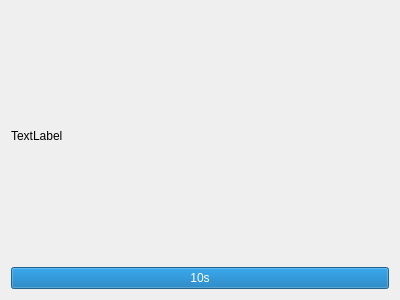
<?xml version="1.0" encoding="UTF-8"?>
<ui version="4.0">
 <class>countdownWidget</class>
 <widget class="QFrame" name="countdownWidget">
  <property name="geometry">
   <rect>
    <x>0</x>
    <y>0</y>
    <width>400</width>
    <height>300</height>
   </rect>
  </property>
  <property name="windowTitle">
   <string>Form</string>
  </property>
  <layout class="QVBoxLayout" name="verticalLayout">
   <item>
    <widget class="QLabel" name="lblPreview">
     <property name="text">
      <string>TextLabel</string>
     </property>
    </widget>
   </item>
   <item>
    <widget class="QProgressBar" name="progressBar">
     <property name="maximum">
      <number>10</number>
     </property>
     <property name="value">
      <number>10</number>
     </property>
     <property name="textVisible">
      <bool>true</bool>
     </property>
     <property name="format">
      <string>%vs</string>
     </property>
    </widget>
   </item>
  </layout>
 </widget>
 <resources/>
 <connections/>
</ui>
